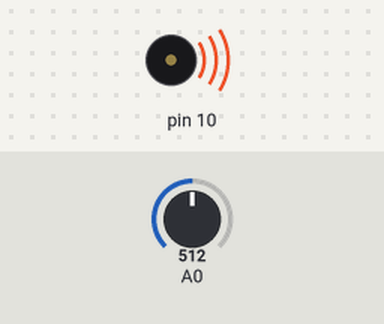
This sketch was run on a simulated Arduino Uno, built with avr-gcc and run on an emulated ATmega328P. On the bench: buzzer (waves = sounding). The inputs (shaded band) are chosen by the test bench; at power-on: A0 = 512.

Above: at 0.1 s.
Timing chart, 0 to 1.6 s (numbered marks = the images above):
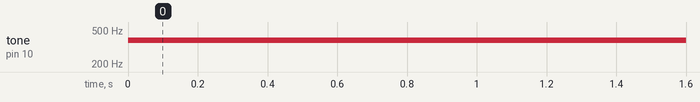

The sketch:

test_sounds.ino
```cpp
void setup() {
}

void loop() {
  int sensorReading = analogRead(A0);
  int thisPitch = map(sensorReading, 400, 1000, 120, 1500);

  tone(10, thisPitch, 10);
  delay(1);
}
```

Measured:
- by itself, tone on pin 10: silent → 377 Hz at 0.00 s
